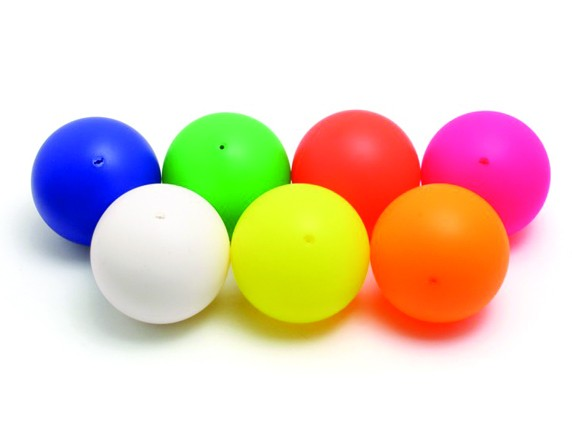
#> input picture bola.jpg, 572 x 426 px
$ python trackbarhsv.py
#> lines starting #> are read from the running program, lines starting #| are printed output that depends on the picture; after the words box and inside, x2 and y2 are one past the last pixel; in counts of white or black regions, pixels touching at a corner belong together
import cv2
import numpy as np
def nothing(x):
    pass
frame = cv2.imread('bola.jpg')
#> frame is the input picture: shape (426, 572, 3); mean B, G, R 191.2, 210, 230.4
cv2.imshow("frame", frame)
cv2.namedWindow("Trackbars")
cv2.createTrackbar("L - H", "Trackbars", 0, 179, nothing)
#> slider 'L - H' is set to 35
cv2.createTrackbar("L - S", "Trackbars", 0, 255, nothing)
#> slider 'L - S' is set to 51
cv2.createTrackbar("L - V", "Trackbars", 0, 255, nothing)
#> slider 'L - V' is set to 51
cv2.createTrackbar("U - H", "Trackbars", 179, 179, nothing)
cv2.createTrackbar("U - S", "Trackbars", 255, 255, nothing)
cv2.createTrackbar("U - V", "Trackbars", 255, 255, nothing)
while True:
    hsv = cv2.cvtColor(frame, cv2.COLOR_BGR2HSV)
#> hsv: shape (426, 572, 3); mean H, S, V 34.3, 75.7, 247.7
    l_h = cv2.getTrackbarPos("L - H", "Trackbars")
    l_s = cv2.getTrackbarPos("L - S", "Trackbars")
    l_v = cv2.getTrackbarPos("L - V", "Trackbars")
    u_h = cv2.getTrackbarPos("U - H", "Trackbars")
    u_s = cv2.getTrackbarPos("U - S", "Trackbars")
    u_v = cv2.getTrackbarPos("U - V", "Trackbars")
    lower_blue = np.array([l_h, l_s, l_v])
    upper_blue = np.array([u_h, u_s, u_v])
    mask = cv2.inRange(hsv, lower_blue, upper_blue)
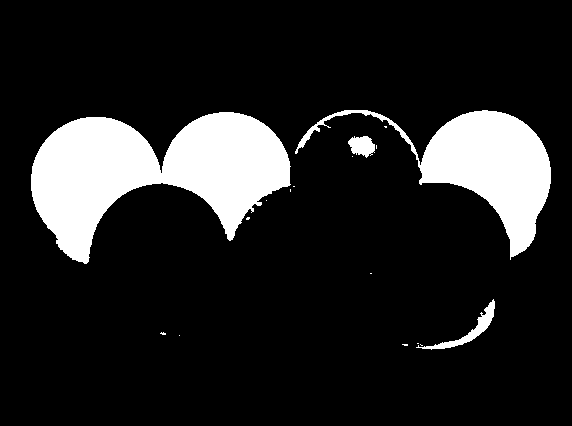
#> mask: shape (426, 572); 13.9% white; 17 white regions (13 under 20 px), largest, box (x1, y1, x2, y2) and area: (31, 112, 291, 264) 21341, (295, 110, 551, 260) 11479, (416, 299, 495, 350) 669, (348, 136, 375, 158) 410
    result = cv2.bitwise_and(frame, frame, mask=mask)
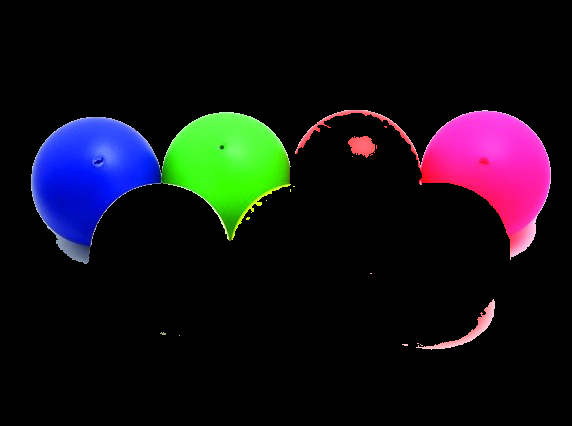
#> result: shape (426, 572, 3); mean B, G, R 21.3, 15.6, 18
    cv2.imshow("mask", mask)
    cv2.imshow("result", result)
    key = cv2.waitKey(1)
#> (key Esc is pressed here)
    if key == 27:
        break
cv2.destroyAllWindows()
